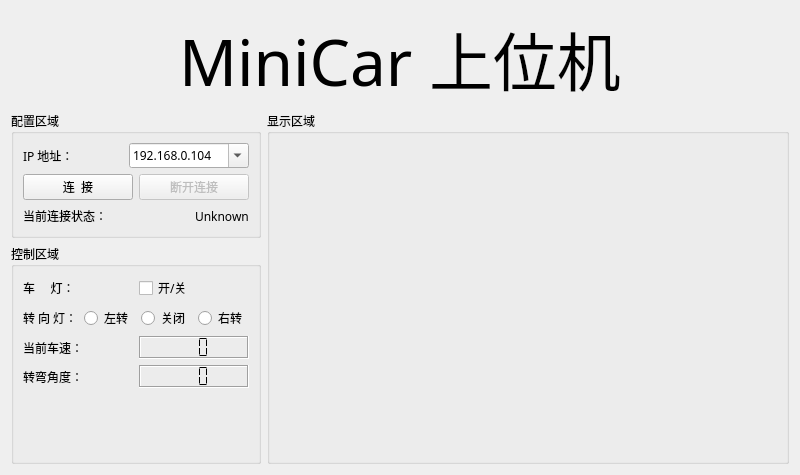
<?xml version="1.0" encoding="UTF-8"?>
<ui version="4.0">
 <class>Widget</class>
 <widget class="QWidget" name="Widget">
  <property name="geometry">
   <rect>
    <x>0</x>
    <y>0</y>
    <width>800</width>
    <height>475</height>
   </rect>
  </property>
  <property name="sizePolicy">
   <sizepolicy hsizetype="Fixed" vsizetype="Fixed">
    <horstretch>0</horstretch>
    <verstretch>0</verstretch>
   </sizepolicy>
  </property>
  <property name="minimumSize">
   <size>
    <width>800</width>
    <height>475</height>
   </size>
  </property>
  <property name="maximumSize">
   <size>
    <width>800</width>
    <height>475</height>
   </size>
  </property>
  <property name="windowTitle">
   <string>MiniCar上位机</string>
  </property>
  <property name="windowIcon">
   <iconset resource="imgFile.qrc">
    <normaloff>:/img/widget.ico</normaloff>:/img/widget.ico</iconset>
  </property>
  <layout class="QVBoxLayout" name="verticalLayout_6">
   <item>
    <widget class="QLabel" name="label_window_title">
     <property name="font">
      <font>
       <family>微软雅黑</family>
      </font>
     </property>
     <property name="text">
      <string>&lt;html&gt;&lt;head/&gt;&lt;body&gt;&lt;p align=&quot;center&quot;&gt;&lt;img src=&quot;:/img/icon.png&quot; width=&quot;150&quot; height=&quot;60&quot;/&gt;&lt;span style=&quot; font-size:48pt;&quot;&gt;　　　MiniCar 上位机&lt;/span&gt;&lt;/p&gt;&lt;/body&gt;&lt;/html&gt;</string>
     </property>
    </widget>
   </item>
   <item>
    <layout class="QHBoxLayout" name="horizontalLayout_6">
     <item>
      <layout class="QVBoxLayout" name="verticalLayout_5">
       <property name="sizeConstraint">
        <enum>QLayout::SetMaximumSize</enum>
       </property>
       <item>
        <widget class="QGroupBox" name="BasicControl">
         <property name="minimumSize">
          <size>
           <width>250</width>
           <height>0</height>
          </size>
         </property>
         <property name="maximumSize">
          <size>
           <width>250</width>
           <height>16777215</height>
          </size>
         </property>
         <property name="font">
          <font>
           <family>微软雅黑</family>
          </font>
         </property>
         <property name="title">
          <string>配置区域</string>
         </property>
         <layout class="QVBoxLayout" name="verticalLayout_2">
          <item>
           <layout class="QHBoxLayout" name="horizontalLayout">
            <item>
             <widget class="QLabel" name="label_ip">
              <property name="minimumSize">
               <size>
                <width>50</width>
                <height>25</height>
               </size>
              </property>
              <property name="maximumSize">
               <size>
                <width>76</width>
                <height>25</height>
               </size>
              </property>
              <property name="font">
               <font>
                <family>微软雅黑</family>
               </font>
              </property>
              <property name="text">
               <string>IP 地址：</string>
              </property>
             </widget>
            </item>
            <item>
             <spacer name="horizontalSpacer_2">
              <property name="orientation">
               <enum>Qt::Horizontal</enum>
              </property>
              <property name="sizeHint" stdset="0">
               <size>
                <width>40</width>
                <height>20</height>
               </size>
              </property>
             </spacer>
            </item>
            <item>
             <widget class="QComboBox" name="comboBox_ip">
              <property name="minimumSize">
               <size>
                <width>120</width>
                <height>0</height>
               </size>
              </property>
              <property name="maximumSize">
               <size>
                <width>120</width>
                <height>16777215</height>
               </size>
              </property>
              <property name="font">
               <font>
                <family>微软雅黑</family>
               </font>
              </property>
              <property name="editable">
               <bool>true</bool>
              </property>
              <property name="insertPolicy">
               <enum>QComboBox::InsertAtBottom</enum>
              </property>
              <property name="sizeAdjustPolicy">
               <enum>QComboBox::AdjustToContents</enum>
              </property>
              <property name="duplicatesEnabled">
               <bool>true</bool>
              </property>
              <item>
               <property name="text">
                <string>192.168.0.104</string>
               </property>
              </item>
             </widget>
            </item>
           </layout>
          </item>
          <item>
           <layout class="QVBoxLayout" name="verticalLayout">
            <item>
             <layout class="QHBoxLayout" name="QHboxLayout_conn">
              <item>
               <widget class="QPushButton" name="pushButton_conn">
                <property name="font">
                 <font>
                  <family>微软雅黑</family>
                 </font>
                </property>
                <property name="text">
                 <string>连  接</string>
                </property>
               </widget>
              </item>
              <item>
               <widget class="QPushButton" name="pushButton_disconn">
                <property name="enabled">
                 <bool>false</bool>
                </property>
                <property name="font">
                 <font>
                  <family>微软雅黑</family>
                 </font>
                </property>
                <property name="text">
                 <string>断开连接</string>
                </property>
               </widget>
              </item>
             </layout>
            </item>
           </layout>
          </item>
          <item>
           <layout class="QHBoxLayout" name="horizontalLayout_8">
            <item>
             <widget class="QLabel" name="label_state">
              <property name="text">
               <string>当前连接状态：</string>
              </property>
             </widget>
            </item>
            <item>
             <spacer name="horizontalSpacer_3">
              <property name="orientation">
               <enum>Qt::Horizontal</enum>
              </property>
              <property name="sizeHint" stdset="0">
               <size>
                <width>40</width>
                <height>20</height>
               </size>
              </property>
             </spacer>
            </item>
            <item>
             <widget class="QLabel" name="label_ipstatus">
              <property name="text">
               <string>Unknown</string>
              </property>
             </widget>
            </item>
           </layout>
          </item>
         </layout>
        </widget>
       </item>
       <item>
        <widget class="QGroupBox" name="groupBox_Ctrl">
         <property name="enabled">
          <bool>true</bool>
         </property>
         <property name="minimumSize">
          <size>
           <width>250</width>
           <height>0</height>
          </size>
         </property>
         <property name="maximumSize">
          <size>
           <width>250</width>
           <height>16777215</height>
          </size>
         </property>
         <property name="font">
          <font>
           <family>微软雅黑</family>
          </font>
         </property>
         <property name="title">
          <string>控制区域</string>
         </property>
         <layout class="QVBoxLayout" name="verticalLayout_4">
          <item>
           <layout class="QHBoxLayout" name="horizontalLayout_4">
            <item>
             <widget class="QLabel" name="label_car_light">
              <property name="font">
               <font>
                <family>微软雅黑</family>
               </font>
              </property>
              <property name="text">
               <string>车     灯：</string>
              </property>
             </widget>
            </item>
            <item>
             <widget class="QCheckBox" name="checkBox_led">
              <property name="text">
               <string>开/关</string>
              </property>
             </widget>
            </item>
           </layout>
          </item>
          <item>
           <layout class="QHBoxLayout" name="horizontalLayout_5">
            <item>
             <widget class="QLabel" name="label_turn_light">
              <property name="font">
               <font>
                <family>微软雅黑</family>
               </font>
              </property>
              <property name="text">
               <string>转 向 灯：</string>
              </property>
             </widget>
            </item>
            <item>
             <widget class="QRadioButton" name="radioButton_left">
              <property name="font">
               <font>
                <family>微软雅黑</family>
               </font>
              </property>
              <property name="text">
               <string>左转</string>
              </property>
             </widget>
            </item>
            <item>
             <widget class="QRadioButton" name="radioButton_off">
              <property name="minimumSize">
               <size>
                <width>0</width>
                <height>0</height>
               </size>
              </property>
              <property name="font">
               <font>
                <family>微软雅黑</family>
               </font>
              </property>
              <property name="text">
               <string>关闭</string>
              </property>
             </widget>
            </item>
            <item>
             <widget class="QRadioButton" name="radioButton_right">
              <property name="font">
               <font>
                <family>微软雅黑</family>
               </font>
              </property>
              <property name="text">
               <string>右转</string>
              </property>
             </widget>
            </item>
           </layout>
          </item>
          <item>
           <layout class="QHBoxLayout" name="horizontalLayout_7">
            <item>
             <widget class="QLabel" name="label_Velocity">
              <property name="font">
               <font>
                <family>微软雅黑</family>
               </font>
              </property>
              <property name="text">
               <string>当前车速：</string>
              </property>
             </widget>
            </item>
            <item>
             <widget class="QLCDNumber" name="lcdNumber_Velocity">
              <property name="font">
               <font>
                <family>微软雅黑</family>
               </font>
              </property>
              <property name="frameShadow">
               <enum>QFrame::Sunken</enum>
              </property>
              <property name="digitCount">
               <number>3</number>
              </property>
              <property name="segmentStyle">
               <enum>QLCDNumber::Flat</enum>
              </property>
              <property name="value" stdset="0">
               <double>0.000000000000000</double>
              </property>
              <property name="intValue" stdset="0">
               <number>0</number>
              </property>
             </widget>
            </item>
           </layout>
          </item>
          <item>
           <layout class="QHBoxLayout" name="horizontalLayout_3">
            <item>
             <widget class="QLabel" name="label_degree">
              <property name="font">
               <font>
                <family>微软雅黑</family>
               </font>
              </property>
              <property name="text">
               <string>转弯角度：</string>
              </property>
             </widget>
            </item>
            <item>
             <widget class="QLCDNumber" name="lcdNumber_TurnDegree">
              <property name="font">
               <font>
                <family>微软雅黑</family>
               </font>
              </property>
              <property name="frameShadow">
               <enum>QFrame::Sunken</enum>
              </property>
              <property name="lineWidth">
               <number>1</number>
              </property>
              <property name="digitCount">
               <number>3</number>
              </property>
              <property name="segmentStyle">
               <enum>QLCDNumber::Flat</enum>
              </property>
              <property name="value" stdset="0">
               <double>0.000000000000000</double>
              </property>
              <property name="intValue" stdset="0">
               <number>0</number>
              </property>
             </widget>
            </item>
           </layout>
          </item>
          <item>
           <spacer name="verticalSpacer">
            <property name="font">
             <font>
              <family>微软雅黑</family>
             </font>
            </property>
            <property name="orientation">
             <enum>Qt::Vertical</enum>
            </property>
            <property name="sizeHint" stdset="0">
             <size>
              <width>20</width>
              <height>40</height>
             </size>
            </property>
           </spacer>
          </item>
         </layout>
        </widget>
       </item>
      </layout>
     </item>
     <item>
      <widget class="QGroupBox" name="groupBox_img">
       <property name="font">
        <font>
         <family>微软雅黑</family>
        </font>
       </property>
       <property name="title">
        <string>显示区域</string>
       </property>
       <layout class="QVBoxLayout" name="verticalLayout_3">
        <item>
         <layout class="QVBoxLayout" name="Layout_img"/>
        </item>
       </layout>
      </widget>
     </item>
    </layout>
   </item>
  </layout>
 </widget>
 <resources>
  <include location="imgFile.qrc"/>
 </resources>
 <connections/>
</ui>
